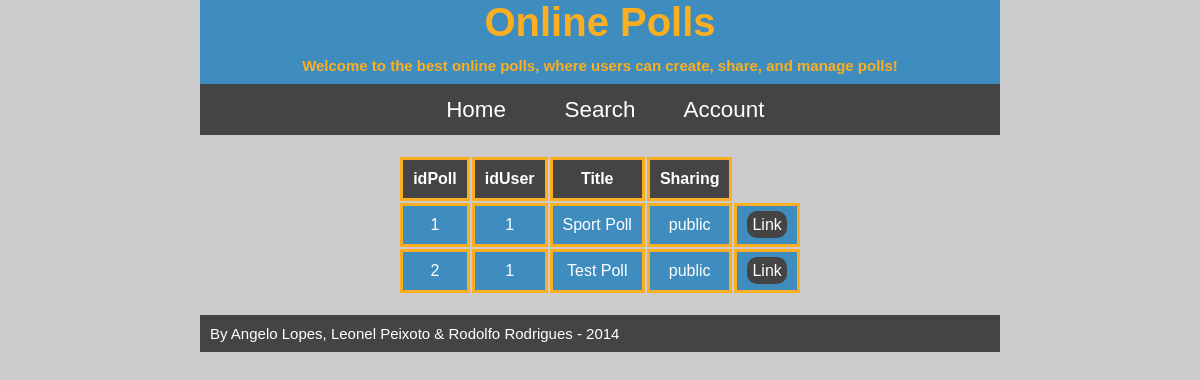
The app's page /showPolls.php (signed in) with its own data.
### tables this page shows
CREATE TABLE polls
(
	idPoll INTEGER PRIMARY KEY,
	idUser INTEGER NOT NULL,
	title TEXT NOT NULL,
  sharing TEXT NOT NULL,
	FOREIGN KEY(idUser) REFERENCES users(idUser)
);

### database/sqlite.php (called while the page is built, shortened)
<?php
class SQLite
{
    private $dbh;
     public function __construct()
    {
        try
        {
            $this->dbh = new PDO('sqlite:polls.db');
            $this->dbh->setAttribute(PDO::ATTR_DEFAULT_FETCH_MODE, PDO::FETCH_ASSOC);
            $this->dbh->setAttribute(PDO::ATTR_ERRMODE, PDO::ERRMODE_EXCEPTION);
        }
        catch (PDOException $e)
        {
            die($e->getMessage());
        }
    }
    public function getAllPolls()
    {
        $resultPoll = null;
        try
        {
            $stmtPoll = $this->dbh->prepare('SELECT * FROM polls');
            $stmtPoll->execute();
            $resultPoll = $stmtPoll->fetchAll();
            return $resultPoll;
        }
        catch (PDOException $e)
        {
            die($e->getMessage());
        }
        return $resultPoll;
    }
}
?>

### showPolls.php (the view, shortened to what this page needs)
<?php
require_once 'database/sqlite.php';
$sqlite = new SQLite();
$allPolls = $sqlite->getAllPolls();
include ('templates/header.php');
?>
<table>
    <tr>
        <th>idPoll</th><th>idUser</th><th>Title</th><th>Sharing</th>
    </tr>
    <?php foreach($allPolls as $poll)
    {?>
    <tr>
        <td><?=$poll['idPoll']?></td>
        <td><?=$poll['idUser']?></td>
        <td><?=$poll['title']?></td>
        <td><?=$poll['sharing']?></td>
        <td><a href="answerPoll.php?id=<?=$poll['idPoll']?>">Link</a></td>
    </tr>
    <?php } ?>
</table>
<?php include ('templates/footer.php'); ?>

### css/style.css (style rules this page uses)
body { background-color: #ccc; width: 800px; margin: auto; }
table { margin: 20px auto; color: #fff; font-family: sans-serif; font-weight: lighter; }
th { text-align: center; padding: 10px; background-color: #444; border: solid #fcae21; }
td { text-align: center; padding: 10px; background-color: #3f8dbf; border: solid #fcae21; }
table a { text-decoration: none; padding: 5px; color: #fff; background-color: #444; border-radius: 10px; }

### records on screen
polls: idPoll "1", idUser "1", title "Sport Poll", sharing "public"
polls: idPoll "2", idUser "1", title "Test Poll", sharing "public"
